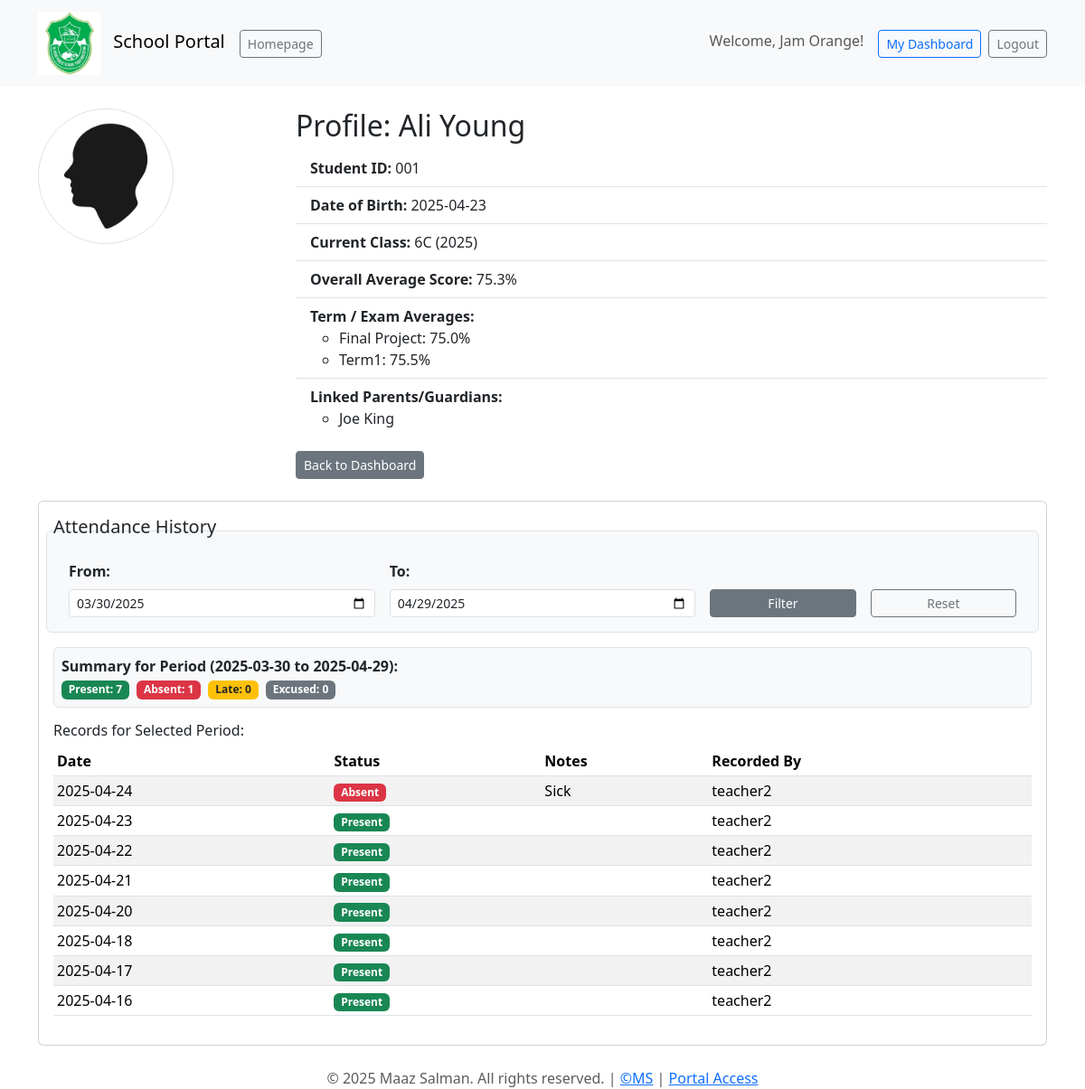
The app's page /student/1/profile/ (signed in) with its own data.
### core/models.py (models this page shows, shortened)
class Student(models.Model):
    student_id = models.CharField(max_length=20, unique=True, help_text="Unique school ID")
    first_name = models.CharField(max_length=100)
    last_name = models.CharField(max_length=100)
    date_of_birth = models.DateField()
    current_class = models.ForeignKey(
        SchoolClass,
        on_delete=models.SET_NULL, # Keep student record if class is deleted
        null=True,
        blank=False, # A student should ideally always have a class assigned
        related_name='students'
    )
    parents = models.ManyToManyField(
        settings.AUTH_USER_MODEL,
        blank=True, # Can be added later
        related_name='children',
        help_text="Users associated as parents/guardians. Link existing users here."
    )
    profile_picture = models.ImageField(
        upload_to=student_profile_picture_path, # Use helper function for path
        null=True,  # Allow no picture
        blank=True, # Allow empty in forms/admin
        default=None, # Explicitly no default image in DB
        help_text="Optional: Student's profile picture."
    )
    @property
    def full_name(self):
        return f"{self.first_name} {self.last_name}"
    @property
    def average_score(self):
        results_with_scores = self.results.filter(score__isnull=False)
        if results_with_scores.exists():
            average_data = results_with_scores.aggregate(Avg('score'))
            return round(average_data['score__avg'], 1) if average_data['score__avg'] is not None else None
        return None # Return None if no results with scores exist
    @property
    def term_averages(self):
        term_data = self.results.filter(
            score__isnull=False # Only consider results with scores
        ).values(
            'term_exam_name' # Group by term name
        ).annotate(
            average=Avg('score'), # Calculate average score for each group
            score_count=Count('score') # Count how many scores contributed
        ).order_by(
            'term_exam_name' # Optional: order terms alphabetically
        )
        averages_dict = {
            term['term_exam_name']: round(term['average'], 1)
            for term in term_data if term['average'] is not None
        }
        return averages_dict

class SchoolClass(models.Model):
    name = models.CharField(max_length=100, help_text="e.g., Grade 10A, Kindergarten Blue")
    academic_year = models.CharField(max_length=20, help_text="e.g., 2024-2025", default="N/A")
    class_teacher = models.ForeignKey(
        settings.AUTH_USER_MODEL,
        on_delete=models.SET_NULL,
        null=True,
        blank=True,
        related_name='class_teacher_of',
        help_text="Optional: Primary teacher for this class (must be a user marked as teacher)"
    )
    class Meta:
        verbose_name_plural = "School Classes"
        unique_together = ('name', 'academic_year')
    def __str__(self):
        return f"{self.name} ({self.academic_year})"

class Result(models.Model):
    student = models.ForeignKey(Student, on_delete=models.CASCADE, related_name='results')
    subject = models.ForeignKey(Subject, on_delete=models.CASCADE, related_name='results') # PROTECT might be better if subjects are critical
    school_class = models.ForeignKey(
        SchoolClass,
        on_delete=models.SET_NULL, # Record the class context at time of result
        null=True,
        blank=True, # Can be derived from student.current_class at time of entry
        related_name='results'
    )
    term_exam_name = models.CharField(max_length=100, help_text="e.g., Term 1, Midterm Exam, Final Project")
    score = models.FloatField(null=True, blank=True, help_text="Numerical score (e.g., 85.5)")
    grade = models.CharField(max_length=5, blank=True, help_text="Letter grade (e.g., A+, B-)") # Optional alternative/addition to score
    comments = models.TextField(blank=True)
    recorded_by = models.ForeignKey(
        settings.AUTH_USER_MODEL,
        on_delete=models.SET_NULL, # Keep result if teacher leaves
        null=True,
        blank=True, # May be entered by admin, or system generated
        related_name='results_recorded'
    )
    date_recorded = models.DateTimeField(auto_now_add=True) # Automatically set when created
    last_updated = models.DateTimeField(auto_now=True) # Automatically updates on save
    class Meta:
        unique_together = ('student', 'subject', 'term_exam_name')
        ordering = ['-date_recorded'] # Show newest results first by default

class AttendanceRecord(models.Model):
    STATUS_CHOICES = [
        ('PRESENT', 'Present'),
        ('ABSENT', 'Absent'),
        ('LATE', 'Late'),
        ('EXCUSED', 'Excused Absence'), # Added another common option
    ]
    student = models.ForeignKey(Student, on_delete=models.CASCADE, related_name='attendance_records')
    date = models.DateField(default=timezone.now) # Use DateField for just the date
    status = models.CharField(max_length=10, choices=STATUS_CHOICES)
    recorded_by = models.ForeignKey(
        settings.AUTH_USER_MODEL,
        on_delete=models.SET_NULL,
        null=True,
        blank=True, # Allow admin entries or system generation later
        related_name='attendance_recorded'
    )
    school_class = models.ForeignKey(
        SchoolClass,
        on_delete=models.SET_NULL,
        null=True,
        blank=True
    )
    notes = models.TextField(blank=True, help_text="Optional notes (e.g., reason for absence/lateness)")
    timestamp = models.DateTimeField(auto_now_add=True) # When the record was created/updated
    class Meta:
        unique_together = ('student', 'date')
        ordering = ['-date', 'student__last_name'] # Order by date then student name

### core/views.py (the view, shortened to what this page needs)
# urls.py: path('student/<int:student_id>/profile/', views.student_profile, name='student_profile'),
@login_required
def student_profile(request, student_id):
    student = get_object_or_404(Student.objects.prefetch_related('parents'), pk=student_id) # Prefetch parents
    is_authorized = False
    user = request.user
    if user.is_staff: # Staff can see any profile
        is_authorized = True
    elif hasattr(user, 'parentprofile'): # Check if user is a parent
        if user in student.parents.all():
            is_authorized = True
    elif hasattr(user, 'teacherprofile'): # Check if user is a teacher
        if student.current_class in user.class_teacher_of.all():
            is_authorized = True
    default_end_date = timezone.now().date()
    default_start_date = default_end_date - timedelta(days=30) # Default to last 30 days
    start_date_str = request.GET.get('start_date', default_start_date.strftime('%Y-%m-%d'))
    end_date_str = request.GET.get('end_date', default_end_date.strftime('%Y-%m-%d'))
    start_date = parse_date(start_date_str) or default_start_date
    end_date = parse_date(end_date_str) or default_end_date
    if start_date > end_date:
        start_date = end_date - timedelta(days=30) # Reset to 30 days before end date
    attendance_records = student.attendance_records.filter(
        date__range=[start_date, end_date]
    ).order_by('-date') # Order most recent first within the range
    attendance_summary = attendance_records.aggregate(
        present_count=Count('pk', filter=Q(status='PRESENT')),
        absent_count=Count('pk', filter=Q(status='ABSENT')),
        late_count=Count('pk', filter=Q(status='LATE')),
        excused_count=Count('pk', filter=Q(status='EXCUSED'))
    )
    context = {
        'student': student,
        'attendance_records': attendance_records, # Pass filtered records
        'attendance_summary': attendance_summary, # Pass summary for the range
        'start_date': start_date, # Pass dates back for form pre-filling
        'end_date': end_date,
        'start_date_str': start_date.strftime('%Y-%m-%d'), # Pass string versions too
        'end_date_str': end_date.strftime('%Y-%m-%d'),
        'page_title': f"Profile: {student.full_name}",
    }
    return render(request, 'core/student_profile.html', context)

### templates/core/student_profile.html (shortened to what this page needs)
{% extends 'base.html' %}
{% load static %}
{% block content %}
  <div class="row mb-4">
      <div class="col-md-3 text-center text-md-start">
          <img
            src="{% if student.profile_picture %}{{ student.profile_picture.url }}{% else %}{% static 'images/default_profile.png' %}{% endif %}"
            alt="Profile picture for {{ student.full_name }}"
            class="img-thumbnail rounded-circle mb-3"
            style="width: 150px; height: 150px; object-fit: cover;"
          >
      </div>
      <div class="col-md-9">
          <h2>{{ page_title }}</h2>
           <ul class="list-group list-group-flush mb-3">
                <li class="list-group-item"><strong>Student ID:</strong> {{ student.student_id }}</li>
                <li class="list-group-item"><strong>Date of Birth:</strong> {{ student.date_of_birth|date:"Y-m-d" }}</li>
                <li class="list-group-item"><strong>Current Class:</strong> {{ student.current_class|default:"Not Assigned" }}</li>
        <li class="list-group-item">
            <strong>Overall Average Score:</strong>
            {% if student.average_score is not None %}
                {{ student.average_score }}%
            {% else %}
                N/A (No scores recorded)
            {% endif %}
        </li>
        <li class="list-group-item">
            <strong>Term / Exam Averages:</strong>
            {% with term_avgs=student.term_averages %}
                {% if term_avgs %}
                    <ul>
                        {% for term_name, average in term_avgs.items %}
                            <li>{{ term_name }}: {{ average }}%</li>
                        {% endfor %}
                    </ul>
                {% else %}
                    <small class="text-muted">No term scores recorded yet.</small>
                {% endif %}
            {% endwith %}
        </li>
        {% if user.is_staff or user.teacherprofile %}
          <li class="list-group-item">
            <strong>Linked Parents/Guardians:</strong>
            {% if student.parents.all %}
              <ul>
                {% for parent_user in student.parents.all %}
                  <li>{{ parent_user.get_full_name|default:parent_user.username }}</li>
                {% endfor %}
              </ul>
            {% else %}
              None Assigned
            {% endif %}
          </li>
        {% endif %}
      </ul>
       <div class="mt-3">
           {% if user.parentprofile %}
               <a href="{% url 'parent_dashboard' %}" class="btn btn-secondary btn-sm">Back to Dashboard</a>
           {% elif user.teacherprofile %}
               <a href="{% url 'teacher_dashboard' %}" class="btn btn-secondary btn-sm">Back to Dashboard</a>
           {% elif user.is_staff %}
                <a href="{% url 'admin:core_student_change' student.id %}" class="btn btn-info btn-sm">Edit in Admin</a>
                <a href="{% url 'admin:index' %}" class="btn btn-secondary btn-sm">Back to Admin</a>
           {% endif %}
       </div>
    </div>
  </div>
  <div class="card">
    <div class="card-body">
      <h5 class="card-title">Attendance History</h5>
      <form method="get" class="row g-3 mb-3 align-items-end border p-3 rounded bg-light">
          <div class="col-md-4">
              <label for="start_date" class="form-label fw-bold">From:</label>
              <input type="date" class="form-control form-control-sm" id="start_date" name="start_date" value="{{ start_date_str }}">
          </div>
          <div class="col-md-4">
              <label for="end_date" class="form-label fw-bold">To:</label>
              <input type="date" class="form-control form-control-sm" id="end_date" name="end_date" value="{{ end_date_str }}">
          </div>
          <div class="col-md-2">
              <button type="submit" class="btn btn-secondary btn-sm w-100">Filter</button>
          </div>
           <div class="col-md-2">
               <a href="{% url 'student_profile' student_id=student.id %}" class="btn btn-outline-secondary btn-sm w-100" title="Reset to default date range">Reset</a>
           </div>
      </form>
      <div class="summary mb-3 p-2 bg-light rounded border">
          <strong>Summary for Period ({{ start_date|date:"Y-m-d" }} to {{ end_date|date:"Y-m-d" }}):</strong><br>
          <span class="badge bg-success me-1">Present: {{ attendance_summary.present_count }}</span>
          <span class="badge bg-danger me-1">Absent: {{ attendance_summary.absent_count }}</span>
          <span class="badge bg-warning text-dark me-1">Late: {{ attendance_summary.late_count }}</span>
          <span class="badge bg-secondary">Excused: {{ attendance_summary.excused_count }}</span>
      </div>
      <h6>Records for Selected Period:</h6>
      {% if attendance_records %}
        <div class="table-responsive">
            <table class="table table-sm table-striped table-hover">
              <thead>
                <tr>
                  <th>Date</th>
                  <th>Status</th>
                  <th>Notes</th>
                  {% if user.is_staff %}<th>Recorded By</th>{% endif %}
                </tr>
              </thead>
              <tbody>
                {% for record in attendance_records %}
                  <tr>
                    <td>{{ record.date|date:"Y-m-d" }}</td>
                    <td>
                      {% if record.status == 'PRESENT' %}
                        <span class="badge bg-success">{{ record.get_status_display }}</span>
                      {% elif record.status == 'LATE' %}
                        <span class="badge bg-warning text-dark">{{ record.get_status_display }}</span>
                      {% elif record.status == 'ABSENT' %}
                        <span class="badge bg-danger">{{ record.get_status_display }}</span>
                      {% else %}
                        <span class="badge bg-secondary">{{ record.get_status_display }}</span>
                      {% endif %}
                    </td>
                    <td>{{ record.notes|default:"" }}</td>
                    {% if user.is_staff %}
                        <td>{{ record.recorded_by.username|default:"N/A" }}</td>
                    {% endif %}
                  </tr>
                {% endfor %}
              </tbody>
            </table>
        </div>
      {% else %}
        <p>No attendance records found for the selected date range.</p>
      {% endif %}
    </div>
  </div>
{% endblock %}

### templates/base.html (shortened to what this page needs)
{% load static %}
<!DOCTYPE html>
<html lang="en">
<head>
    <link href="https://cdn.jsdelivr.net/npm/bootstrap@5.3.3/dist/css/bootstrap.min.css" rel="stylesheet">
</head>
<body>
    <nav class="navbar navbar-expand-lg navbar-light bg-light mb-4">
        <div class="container">
            <a class="navbar-brand" href="/">
                <img src="{% static 'images/logo.jpg' %}" alt="" style="height: 70px; vertical-align: middle; margin-right: 8px;">
                School Portal
            </a>
            <ul class="navbar-nav me-auto mb-2 mb-lg-0">
               <li class="nav-item">
                 <a class="btn btn-sm btn-outline-secondary me-2" href="{% static 'school_site/index.html' %}">Homepage</a>
               </li>
             </ul>
            <ul class="navbar-nav ms-auto">
                {% if user.is_authenticated %}
                    <li class="nav-item">
                        <span class="navbar-text me-3">Welcome, {{ user.get_full_name|default:user.username }}!</span>
                    </li>
                    <li class="nav-item me-2">
                        <a class="btn btn-sm btn-outline-primary" href="{% url 'dashboard' %}">My Dashboard</a>
                    </li>
                    <li class="nav-item">
                       <form action="{% url 'logout' %}" method="post" class="d-inline">
                           <button type="submit" class="btn btn-sm btn-outline-secondary">Logout</button>
                       </form>
                    </li>
                {% else %}
                    <li class="nav-item">
                        <a class="btn btn-sm btn-outline-success" href="{% url 'login' %}">Login</a>
                    </li>
                {% endif %}
            </ul>
        </div>
    </nav>
    <main class="container">
        {% block content %}{% endblock %}
    </main>
    <footer class="mt-4 text-center text-muted">
       <span>© 2025 Maaz Salman. All rights reserved. | <a href="http://www.maazsalman.org">©MS</a> | <a href="/">Portal Access</a></span>
    </footer>
</body>
</html>

### records on screen
Student: student_id "001", date_of_birth "2025-04-23", current_class "6C (2025)", average_score "75.3"
Result: term_exam_name "Final Project", score "75.0"
AttendanceRecord: date "2025-04-24", status "Absent", notes "Sick", recorded_by.username "teacher2"
AttendanceRecord: date "2025-04-23", status "Present", recorded_by.username "teacher2"
AttendanceRecord: date "2025-04-22", status "Present", recorded_by.username "teacher2"
AttendanceRecord: date "2025-04-21", status "Present", recorded_by.username "teacher2"
AttendanceRecord: date "2025-04-20", status "Present", recorded_by.username "teacher2"
AttendanceRecord: date "2025-04-18", status "Present", recorded_by.username "teacher2"
AttendanceRecord: date "2025-04-17", status "Present", recorded_by.username "teacher2"
AttendanceRecord: date "2025-04-16", status "Present", recorded_by.username "teacher2"

### other values on screen
{{ user.get_full_name|default:user.username }} "Jam Orange"
{{ page_title }} "Profile: Ali Young"
{{ term_name }} "Term1"
{{ average }} "75.5"
{{ parent_user.get_full_name|default:parent_user.username }} "Joe King"
{{ start_date|date:"Y-m-d" }} "2025-03-30"
{{ end_date|date:"Y-m-d" }} "2025-04-29"
{{ attendance_summary.present_count }} "7"
{{ attendance_summary.absent_count }} "1"
{{ attendance_summary.late_count }} "0"
{{ attendance_summary.excused_count }} "0"
